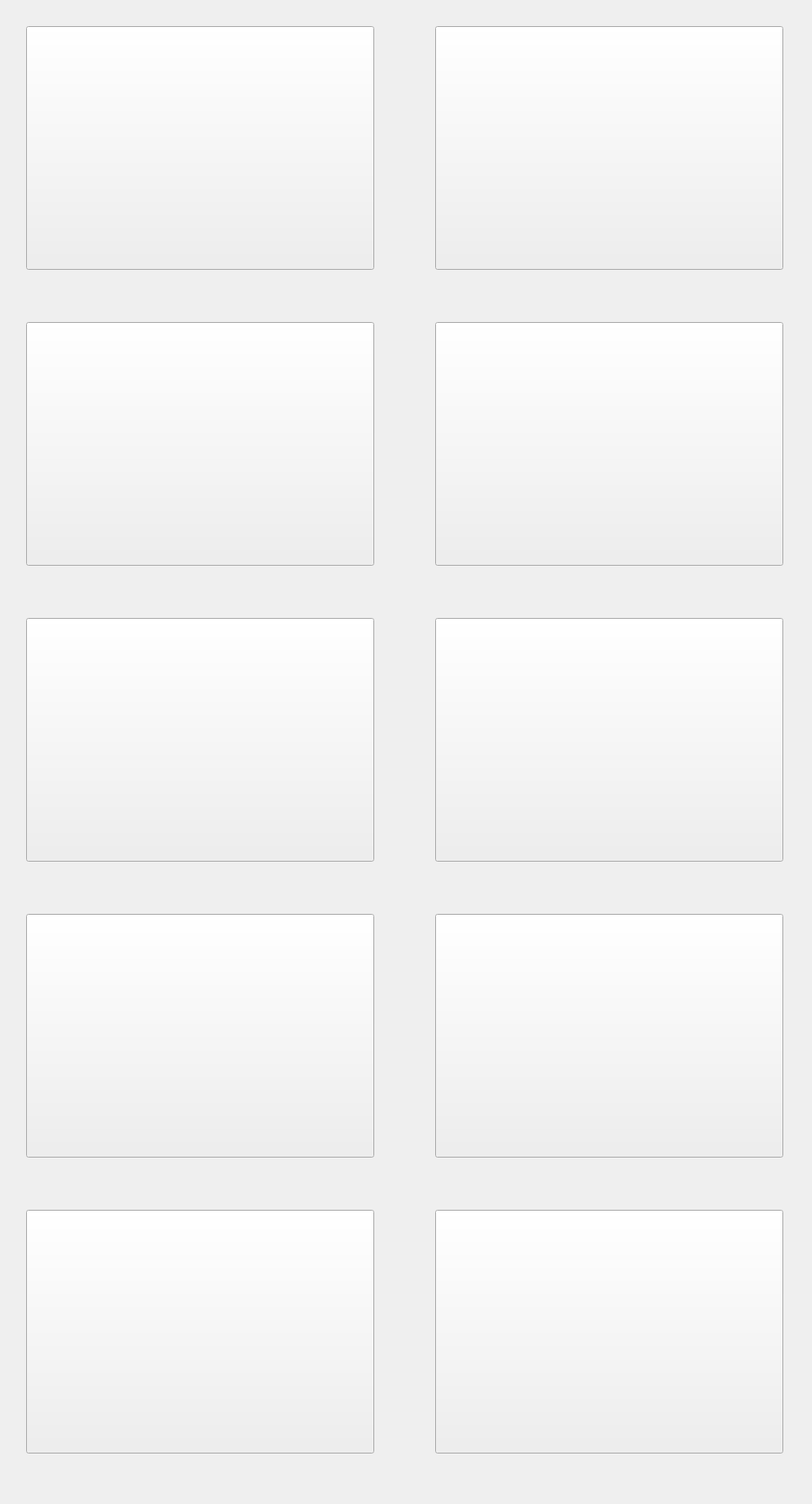
    <widget class="QWidget" name="scrollAreaWidgetContents_2">
     <property name="geometry">
      <rect>
       <x>0</x>
       <y>0</y>
       <width>933</width>
       <height>1728</height>
      </rect>
     </property>
     <widget class="QPushButton" name="handbag1">
      <property name="geometry">
       <rect>
        <x>30</x>
        <y>30</y>
        <width>400</width>
        <height>280</height>
       </rect>
      </property>
      <property name="styleSheet">
       <string notr="true">border-image: url(:/new/prefix1/PRC/handbag6/ (1).jpg);</string>
      </property>
      <property name="text">
       <string/>
      </property>
     </widget>
     <widget class="QPushButton" name="handbag2">
      <property name="geometry">
       <rect>
        <x>500</x>
        <y>30</y>
        <width>400</width>
        <height>280</height>
       </rect>
      </property>
      <property name="styleSheet">
       <string notr="true">border-image: url(:/new/prefix1/PRC/handbag6/ (2).jpg);</string>
      </property>
      <property name="text">
       <string/>
      </property>
     </widget>
     <widget class="QPushButton" name="handbag3">
      <property name="geometry">
       <rect>
        <x>30</x>
        <y>370</y>
        <width>400</width>
        <height>280</height>
       </rect>
      </property>
      <property name="styleSheet">
       <string notr="true">border-image: url(:/new/prefix1/PRC/handbag6/ (3).jpg);</string>
      </property>
      <property name="text">
       <string/>
      </property>
     </widget>
     <widget class="QPushButton" name="handbag4">
      <property name="geometry">
       <rect>
        <x>500</x>
        <y>370</y>
        <width>400</width>
        <height>280</height>
       </rect>
      </property>
      <property name="styleSheet">
       <string notr="true">border-image: url(:/new/prefix1/PRC/handbag6/ (4).jpg);</string>
      </property>
      <property name="text">
       <string/>
      </property>
     </widget>
     <widget class="QPushButton" name="handbag5">
      <property name="geometry">
       <rect>
        <x>30</x>
        <y>710</y>
        <width>400</width>
        <height>280</height>
       </rect>
      </property>
      <property name="styleSheet">
       <string notr="true">border-image: url(:/new/prefix1/PRC/handbag6/ (5).jpg);</string>
      </property>
      <property name="text">
       <string/>
      </property>
     </widget>
     <widget class="QPushButton" name="handbag6">
      <property name="geometry">
       <rect>
        <x>500</x>
        <y>710</y>
        <width>400</width>
        <height>280</height>
       </rect>
      </property>
      <property name="styleSheet">
       <string notr="true">border-image: url(:/new/prefix1/PRC/handbag6/ (6).jpg);</string>
      </property>
      <property name="text">
       <string/>
      </property>
     </widget>
     <widget class="QPushButton" name="handbag7">
      <property name="geometry">
       <rect>
        <x>30</x>
        <y>1050</y>
        <width>400</width>
        <height>280</height>
       </rect>
      </property>
      <property name="styleSheet">
       <string notr="true">border-image: url(:/new/prefix1/PRC/handbag6/ (7).jpg);</string>
      </property>
      <property name="text">
       <string/>
      </property>
     </widget>
     <widget class="QPushButton" name="handbag8">
      <property name="geometry">
       <rect>
        <x>500</x>
        <y>1050</y>
        <width>400</width>
        <height>280</height>
       </rect>
      </property>
      <property name="styleSheet">
       <string notr="true">border-image: url(:/new/prefix1/PRC/handbag6/ (8).jpg);</string>
      </property>
      <property name="text">
       <string/>
      </property>
     </widget>
     <widget class="QPushButton" name="handbag9">
      <property name="geometry">
       <rect>
        <x>30</x>
        <y>1390</y>
        <width>400</width>
        <height>280</height>
       </rect>
      </property>
      <property name="styleSheet">
       <string notr="true">border-image: url(:/new/prefix1/PRC/handbag6/ (9).jpg);</string>
      </property>
      <property name="text">
       <string/>
      </property>
     </widget>
     <widget class="QPushButton" name="handbag10">
      <property name="geometry">
       <rect>
        <x>500</x>
        <y>1390</y>
        <width>400</width>
        <height>280</height>
       </rect>
      </property>
      <property name="styleSheet">
       <string notr="true">border-image: url(:/new/prefix1/PRC/handbag6/ (10).jpg);</string>
      </property>
      <property name="text">
       <string/>
      </property>
     </widget>
     <widget class="QLabel" name="White_Point_handbag1">
      <property name="geometry">
       <rect>
        <x>390</x>
        <y>270</y>
        <width>40</width>
        <height>40</height>
       </rect>
      </property>
      <property name="styleSheet">
       <string notr="true">border-image: url(:/new/prefix1/PRC/images/ (11).png);</string>
      </property>
      <property name="text">
       <string/>
      </property>
     </widget>
     <widget class="QLabel" name="White_Point_handbag2">
      <property name="geometry">
       <rect>
        <x>860</x>
        <y>270</y>
        <width>40</width>
        <height>40</height>
       </rect>
      </property>
      <property name="styleSheet">
       <string notr="true">border-image: url(:/new/prefix1/PRC/images/ (11).png);</string>
      </property>
      <property name="text">
       <string/>
      </property>
     </widget>
     <widget class="QLabel" name="White_Point_handbag3">
      <property name="geometry">
       <rect>
        <x>390</x>
        <y>610</y>
        <width>40</width>
        <height>40</height>
       </rect>
      </property>
      <property name="styleSheet">
       <string notr="true">border-image: url(:/new/prefix1/PRC/images/ (11).png);</string>
      </property>
      <property name="text">
       <string/>
      </property>
     </widget>
     <widget class="QLabel" name="White_Point_handbag4">
      <property name="geometry">
       <rect>
        <x>859</x>
        <y>610</y>
        <width>40</width>
        <height>40</height>
       </rect>
      </property>
      <property name="styleSheet">
       <string notr="true">border-image: url(:/new/prefix1/PRC/images/ (11).png);</string>
      </property>
      <property name="text">
       <string/>
      </property>
     </widget>
     <widget class="QLabel" name="White_Point_handbag5">
      <property name="geometry">
       <rect>
        <x>390</x>
        <y>950</y>
        <width>40</width>
        <height>40</height>
       </rect>
      </property>
      <property name="styleSheet">
       <string notr="true">border-image: url(:/new/prefix1/PRC/images/ (11).png);</string>
      </property>
      <property name="text">
       <string/>
      </property>
     </widget>
     <widget class="QLabel" name="White_Point_handbag6">
      <property name="geometry">
       <rect>
        <x>860</x>
        <y>950</y>
        <width>40</width>
        <height>40</height>
       </rect>
      </property>
      <property name="styleSheet">
       <string notr="true">border-image: url(:/new/prefix1/PRC/images/ (11).png);</string>
      </property>
      <property name="text">
       <string/>
      </property>
     </widget>
     <widget class="QLabel" name="White_Point_handbag7">
      <property name="geometry">
       <rect>
        <x>390</x>
        <y>1290</y>
        <width>40</width>
        <height>40</height>
       </rect>
      </property>
      <property name="styleSheet">
       <string notr="true">border-image: url(:/new/prefix1/PRC/images/ (11).png);</string>
      </property>
      <property name="text">
       <string/>
      </property>
     </widget>
     <widget class="QLabel" name="White_Point_handbag8">
      <property name="geometry">
       <rect>
        <x>860</x>
        <y>1290</y>
        <width>40</width>
        <height>40</height>
       </rect>
      </property>
      <property name="styleSheet">
       <string notr="true">border-image: url(:/new/prefix1/PRC/images/ (11).png);</string>
      </property>
      <property name="text">
       <string/>
      </property>
     </widget>
     <widget class="QLabel" name="White_Point_handbag9">
      <property name="geometry">
       <rect>
        <x>390</x>
        <y>1630</y>
        <width>40</width>
        <height>40</height>
       </rect>
      </property>
      <property name="styleSheet">
       <string notr="true">border-image: url(:/new/prefix1/PRC/images/ (11).png);</string>
      </property>
      <property name="text">
       <string/>
      </property>
     </widget>
     <widget class="QLabel" name="White_Point_handbag10">
      <property name="geometry">
       <rect>
        <x>860</x>
        <y>1630</y>
        <width>40</width>
        <height>40</height>
       </rect>
      </property>
      <property name="styleSheet">
       <string notr="true">border-image: url(:/new/prefix1/PRC/images/ (11).png);</string>
      </property>
      <property name="text">
       <string/>
      </property>
     </widget>
     <widget class="QLabel" name="one_handbag">
      <property name="geometry">
       <rect>
        <x>400</x>
        <y>280</y>
        <width>20</width>
        <height>20</height>
       </rect>
      </property>
      <property name="styleSheet">
       <string notr="true">border-image: url(:/new/prefix1/PRC/images/ (1).png);</string>
      </property>
      <property name="text">
       <string/>
      </property>
     </widget>
     <widget class="QLabel" name="two_handbag">
      <property name="geometry">
       <rect>
        <x>870</x>
        <y>280</y>
        <width>20</width>
        <height>20</height>
       </rect>
      </property>
      <property name="styleSheet">
       <string notr="true">border-image: url(:/new/prefix1/PRC/images/ (2).png);</string>
      </property>
      <property name="text">
       <string/>
      </property>
     </widget>
     <widget class="QLabel" name="three_handbag">
      <property name="geometry">
       <rect>
        <x>400</x>
        <y>620</y>
        <width>20</width>
        <height>20</height>
       </rect>
      </property>
      <property name="styleSheet">
       <string notr="true">border-image: url(:/new/prefix1/PRC/images/ (3).png);</string>
      </property>
      <property name="text">
       <string/>
      </property>
     </widget>
     <widget class="QLabel" name="four_handbag">
      <property name="geometry">
       <rect>
        <x>870</x>
        <y>620</y>
        <width>20</width>
        <height>20</height>
       </rect>
      </property>
      <property name="styleSheet">
       <string notr="true">border-image: url(:/new/prefix1/PRC/images/ (4).png);</string>
      </property>
      <property name="text">
       <string/>
      </property>
     </widget>
     <widget class="QLabel" name="five_handbag">
      <property name="geometry">
       <rect>
        <x>400</x>
        <y>960</y>
        <width>20</width>
        <height>20</height>
       </rect>
      </property>
      <property name="styleSheet">
       <string notr="true">border-image: url(:/new/prefix1/PRC/images/ (5).png);</string>
      </property>
      <property name="text">
       <string/>
      </property>
     </widget>
     <widget class="QLabel" name="six_handbag">
      <property name="geometry">
       <rect>
        <x>870</x>
        <y>960</y>
        <width>20</width>
        <height>20</height>
       </rect>
      </property>
      <property name="styleSheet">
       <string notr="true">border-image: url(:/new/prefix1/PRC/images/ (6).png);</string>
      </property>
      <property name="text">
       <string/>
      </property>
     </widget>
     <widget class="QLabel" name="seven_handbag">
      <property name="geometry">
       <rect>
        <x>400</x>
        <y>1300</y>
        <width>20</width>
        <height>20</height>
       </rect>
      </property>
      <property name="styleSheet">
       <string notr="true">border-image: url(:/new/prefix1/PRC/images/ (7).png);</string>
      </property>
      <property name="text">
       <string/>
      </property>
     </widget>
     <widget class="QLabel" name="eight_handbag">
      <property name="geometry">
       <rect>
        <x>870</x>
        <y>1300</y>
        <width>20</width>
        <height>20</height>
       </rect>
      </property>
      <property name="styleSheet">
       <string notr="true">border-image: url(:/new/prefix1/PRC/images/ (8).png);</string>
      </property>
      <property name="text">
       <string/>
      </property>
     </widget>
     <widget class="QLabel" name="nine_handbag">
      <property name="geometry">
       <rect>
        <x>400</x>
        <y>1640</y>
        <width>20</width>
        <height>20</height>
       </rect>
      </property>
      <property name="styleSheet">
       <string notr="true">border-image: url(:/new/prefix1/PRC/images/ (9).png);</string>
      </property>
      <property name="text">
       <string/>
      </property>
     </widget>
     <widget class="QLabel" name="ten_handbag">
      <property name="geometry">
       <rect>
        <x>870</x>
        <y>1640</y>
        <width>20</width>
        <height>20</height>
       </rect>
      </property>
      <property name="styleSheet">
       <string notr="true">border-image: url(:/new/prefix1/PRC/images/ (10).png);</string>
      </property>
      <property name="text">
       <string/>
      </property>
     </widget>
     <widget class="QLabel" name="tick_handbag1">
      <property name="geometry">
       <rect>
        <x>400</x>
        <y>280</y>
        <width>20</width>
        <height>20</height>
       </rect>
      </property>
      <property name="styleSheet">
       <string notr="true">border-image: url(:/new/prefix1/PRC/images/ (12).png);</string>
      </property>
      <property name="text">
       <string/>
      </property>
     </widget>
     <widget class="QLabel" name="tick_handbag2">
      <property name="geometry">
       <rect>
        <x>870</x>
        <y>280</y>
        <width>20</width>
        <height>20</height>
       </rect>
      </property>
      <property name="styleSheet">
       <string notr="true">border-image: url(:/new/prefix1/PRC/images/ (12).png);</string>
      </property>
      <property name="text">
       <string/>
      </property>
     </widget>
     <widget class="QLabel" name="tick_handbag3">
      <property name="geometry">
       <rect>
        <x>400</x>
        <y>620</y>
        <width>20</width>
        <height>20</height>
       </rect>
      </property>
      <property name="styleSheet">
       <string notr="true">border-image: url(:/new/prefix1/PRC/images/ (12).png);</string>
      </property>
      <property name="text">
       <string/>
      </property>
     </widget>
     <widget class="QLabel" name="tick_handbag4">
      <property name="geometry">
       <rect>
        <x>870</x>
        <y>620</y>
        <width>20</width>
        <height>20</height>
       </rect>
      </property>
      <property name="styleSheet">
       <string notr="true">border-image: url(:/new/prefix1/PRC/images/ (12).png);</string>
      </property>
      <property name="text">
       <string/>
      </property>
     </widget>
     <widget class="QLabel" name="tick_handbag5">
      <property name="geometry">
       <rect>
        <x>400</x>
        <y>960</y>
        <width>20</width>
        <height>20</height>
       </rect>
      </property>
      <property name="styleSheet">
       <string notr="true">border-image: url(:/new/prefix1/PRC/images/ (12).png);</string>
      </property>
      <property name="text">
       <string/>
      </property>
     </widget>
     <widget class="QLabel" name="tick_handbag6">
      <property name="geometry">
       <rect>
        <x>870</x>
        <y>960</y>
        <width>20</width>
        <height>20</height>
       </rect>
      </property>
      <property name="styleSheet">
       <string notr="true">border-image: url(:/new/prefix1/PRC/images/ (12).png);</string>
      </property>
      <property name="text">
       <string/>
      </property>
     </widget>
     <widget class="QLabel" name="tick_handbag7">
      <property name="geometry">
       <rect>
        <x>400</x>
        <y>1300</y>
        <width>20</width>
        <height>20</height>
       </rect>
      </property>
      <property name="styleSheet">
       <string notr="true">border-image: url(:/new/prefix1/PRC/images/ (12).png);</string>
      </property>
      <property name="text">
       <string/>
      </property>
     </widget>
     <widget class="QLabel" name="tick_handbag8">
      <property name="geometry">
       <rect>
        <x>870</x>
        <y>1300</y>
        <width>20</width>
        <height>20</height>
       </rect>
      </property>
      <property name="styleSheet">
       <string notr="true">border-image: url(:/new/prefix1/PRC/images/ (12).png);</string>
      </property>
      <property name="text">
       <string/>
      </property>
     </widget>
     <widget class="QLabel" name="tick_handbag9">
      <property name="geometry">
       <rect>
        <x>400</x>
        <y>1640</y>
        <width>20</width>
        <height>20</height>
       </rect>
      </property>
      <property name="styleSheet">
       <string notr="true">border-image: url(:/new/prefix1/PRC/images/ (12).png);</string>
      </property>
      <property name="text">
       <string/>
      </property>
     </widget>
     <widget class="QLabel" name="tick_handbag10">
      <property name="geometry">
       <rect>
        <x>870</x>
        <y>1640</y>
        <width>20</width>
        <height>20</height>
       </rect>
      </property>
      <property name="styleSheet">
       <string notr="true">border-image: url(:/new/prefix1/PRC/images/ (12).png);</string>
      </property>
      <property name="text">
       <string/>
      </property>
     </widget>
    </widget>
